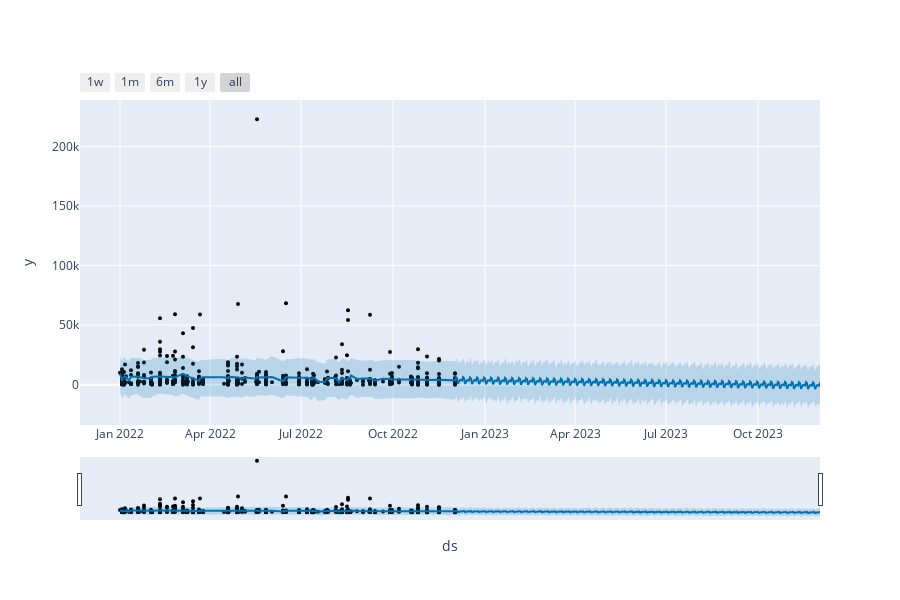

Source (notebook cell):
### Code cell
# Python
from prophet.plot import plot_plotly, plot_components_plotly

plot_plotly(m, forecast)

### Figure 1 — Plotly figure (JSON) as saved in the notebook; plotly's stock layout.template omitted (floating-point values rounded to 4 significant figures; data arrays with more than 128 entries replaced by an {"elided": "..."} marker saying what was removed)
{"data": [{"marker": {"color": "black", "size": 4}, "mode": "markers", "name": "Actual", "type": "scatter", "x": {"elided": "614 str values"}, "y": {"elided": "614 float values"}}, {"hoverinfo": "skip", "line": {"width": 0}, "mode": "lines", "type": "scatter", "x": {"elided": "436 str values"}, "y": {"elided": "436 float values"}}, {"fill": "tonexty", "fillcolor": "rgba(0, 114, 178, 0.2)", "line": {"color": "#0072B2", "width": 2}, "mode": "lines", "name": "Predicted", "type": "scatter", "x": {"elided": "436 str values"}, "y": {"elided": "436 float values"}}, {"fill": "tonexty", "fillcolor": "rgba(0, 114, 178, 0.2)", "hoverinfo": "skip", "line": {"width": 0}, "mode": "lines", "type": "scatter", "x": {"elided": "436 str values"}, "y": {"elided": "436 float values"}}], "layout": {"height": 600, "showlegend": false, "width": 900, "xaxis": {"rangeselector": {"buttons": [{"count": 7, "label": "1w", "step": "day", "stepmode": "backward"}, {"count": 1, "label": "1m", "step": "month", "stepmode": "backward"}, {"count": 6, "label": "6m", "step": "month", "stepmode": "backward"}, {"count": 1, "label": "1y", "step": "year", "stepmode": "backward"}, {"step": "all"}]}, "rangeslider": {"visible": true}, "title": {"text": "ds"}, "type": "date"}, "yaxis": {"title": {"text": "y"}}}}
